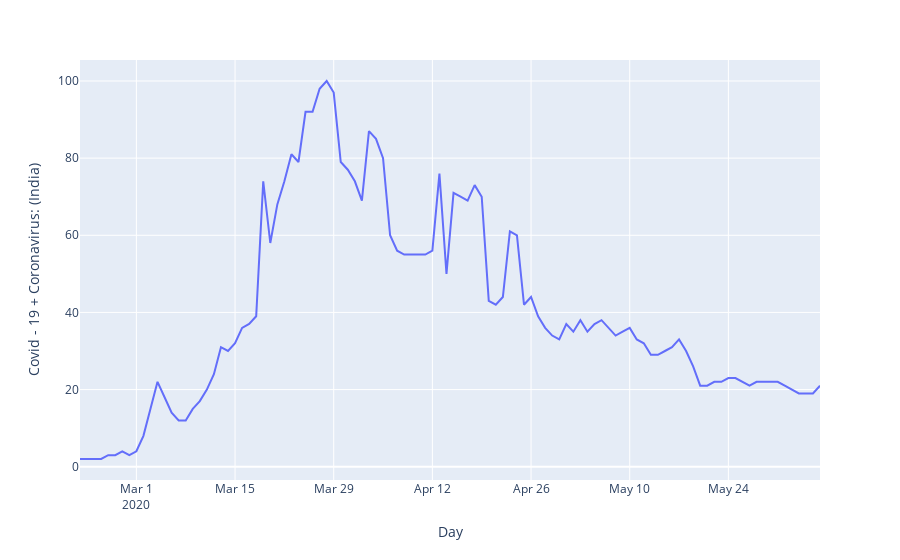

Notebook code cell kept with this figure:
### Code cell
fg = px.line(df3, x = 'Day', y = 'Covid - 19 + Coronavirus: (India)')
fg.show()
X3 = df3['Day'].values
Y3 = df3['Covid - 19 + Coronavirus: (India)'].values
